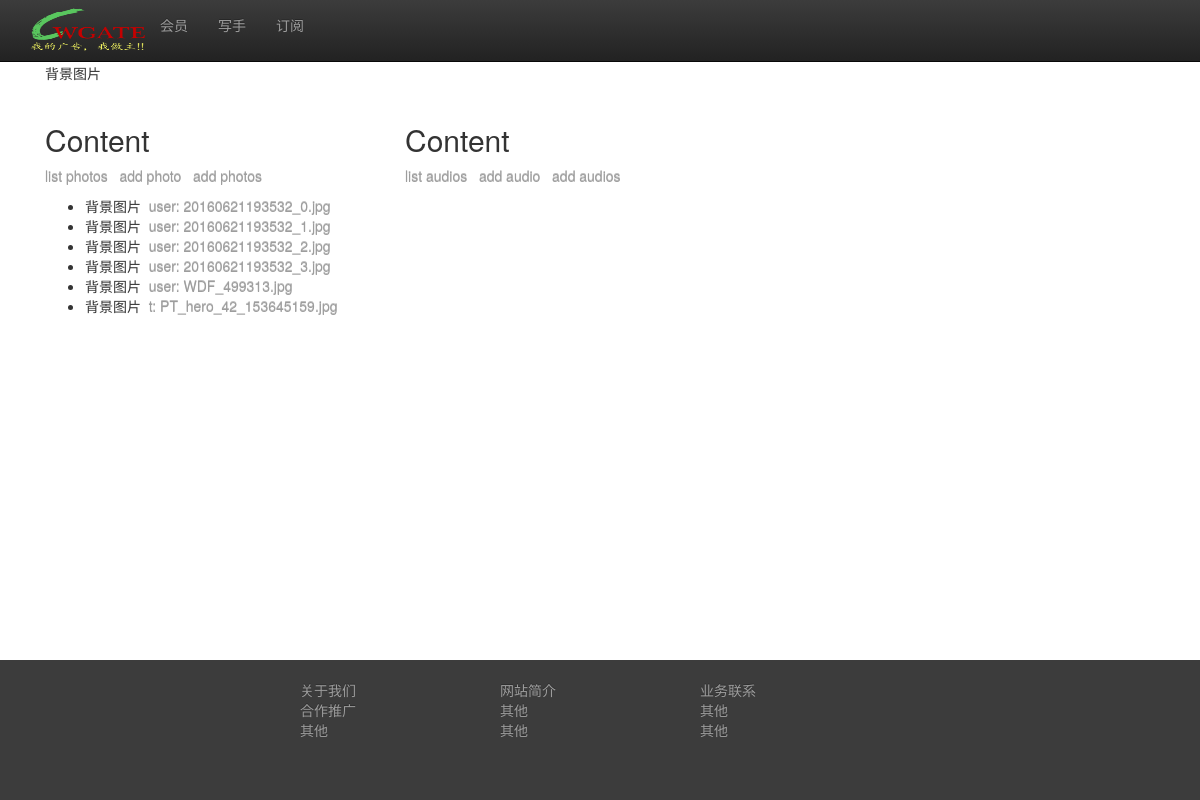
Before: /internal/library/ (signed in) with the older database file.
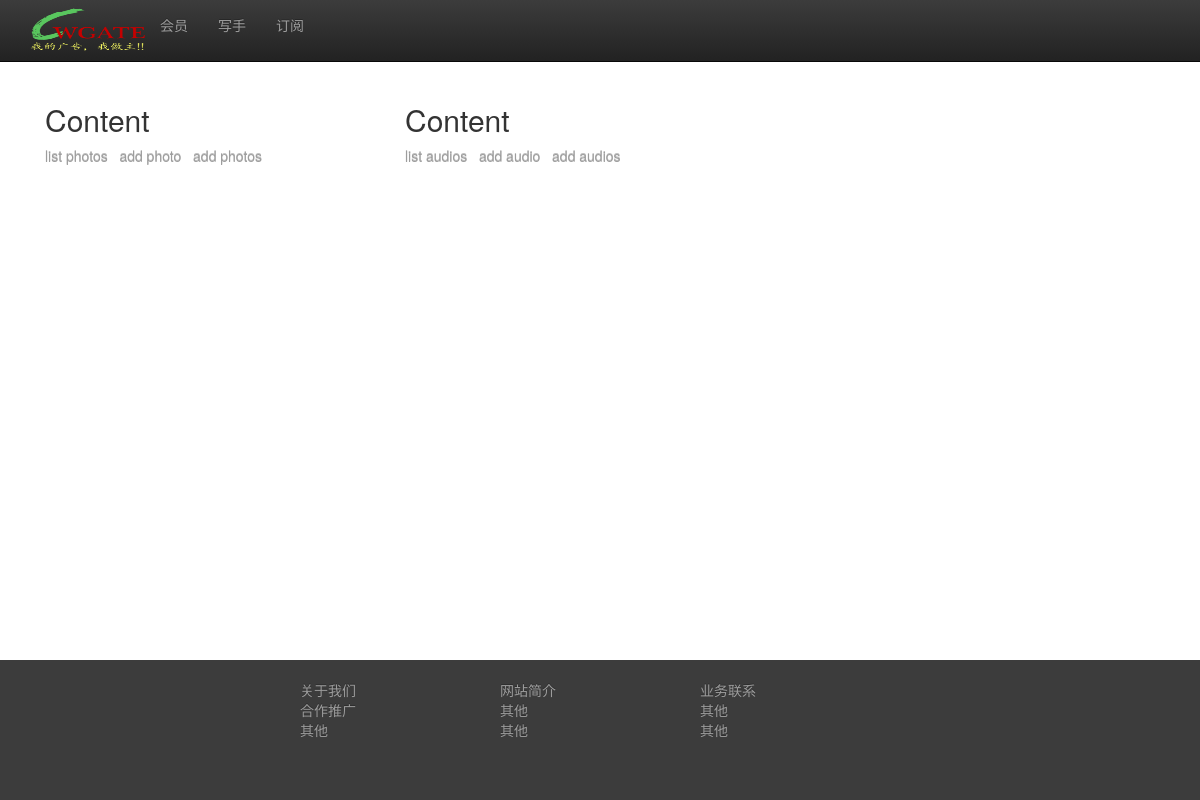
After: the same page with the newer database file.
### library/models.py (models this page shows, shortened)
class Library(models.Model):
    type = models.CharField(max_length=30)
    name = models.CharField(max_length=30)
    description = models.CharField(max_length=200, default="")
    code = models.IntegerField(null=True, blank=True)
    parent = models.ForeignKey("Library", null=True, blank=True)
    added = models.DateTimeField('date added',null=True,auto_now_add=True)

class Photo(models.Model):
    library = models.ForeignKey(Library)
    title = models.CharField(max_length=120,null=True,blank=True)
    author = models.CharField(max_length=30,null=True,blank=True)
    oldname = models.CharField('Old file name',max_length=30)
    newname = models.CharField('New file name',max_length=30)
    added = models.DateTimeField('date added',null=True,auto_now_add=True)

### library/views.py (the view)
@login_required
def index(request):
    context = {
        'plibraries': get_libraries('photo'),
        'alibraries': get_libraries('audio'),
        'photos': Photo.objects.all(),
        'audios': Audio.objects.all(),
    }
    return render(request, "index_library.html", context=context)

### jtool/tools.py (called while the page is built)
def get_libchain(t):
    ts = [t.name]
    while t.parent:
        ts.insert(0, t.parent.name)
        t = t.parent
    return ts

def get_libraries(type):
    libs = Library.objects.filter(type=type)
    tails = []
    for c in libs:
        isLeaf = True
        for c1 in libs:
           if c1.parent == c:
               isLeaf = False
               break
        if isLeaf:
            tails.append(c)
    all_ts = {}
    for t in tails:
        ts = get_libchain(t)
        all_ts['->'.join(ts)] = t.id
    return sorted(all_ts.items())

### library/templates/index_library.html
{% extends "base.html" %}
{% block content %}
<table cols="3" width="710">
<tr>
    <td valign="top" width="350">{% include "includes/plibrary.html" %}<br /></td>
    <td width="10"></td>
    <td valign="top" width="350">{% include "includes/alibrary.html" %}<br /></td>
</tr>
<tr>
    <td valign="top">{% include "includes/photos.html" %}</td>
    <td width="10">
    <td valign="top">{% include "includes/audios.html" %}</td>
</tr>
</table>
{% endblock %}

### jhome/templates/includes/plibrary.html
<h2>Photo Library</h2>
{% if plibraries %}
    {% for c in plibraries %}
    {{ c.0 }}<br />
    {% endfor %}
{% endif %}

### jhome/templates/includes/photos.html
<h2>Content</h2>
<p>
<a href="{% url 'listphoto' %}">list photos</a>&nbsp;&nbsp;
<a href="{% url 'addphoto' %}">add photo</a>&nbsp;&nbsp;
<a href="{% url 'addphotos' %}">add photos</a>
</p>
{% if photos %}
    <ul>
    {% for photo in photos %}
    <li>{{ photo.library.name }}&nbsp;
    <a href="{% url 'showphoto' photo.id %}">{{ photo.author }}:&nbsp;{{ photo.oldname }}</a></li>
    {% endfor %}
    </ul>
{% endif %}

Changed rows visible on the page:
removed Library: name "背景图片"
removed Photo: library.name "背景图片", author "user", oldname "20160621193532_0.jpg"
removed Photo: library.name "背景图片", author "user", oldname "20160621193532_1.jpg"
removed Photo: library.name "背景图片", author "user", oldname "20160621193532_2.jpg"
removed Photo: library.name "背景图片", author "user", oldname "20160621193532_3.jpg"
removed Photo: library.name "背景图片", author "user", oldname "WDF_499313.jpg"
removed Photo: library.name "背景图片", author "t", oldname "PT_hero_42_153645159.jpg"
